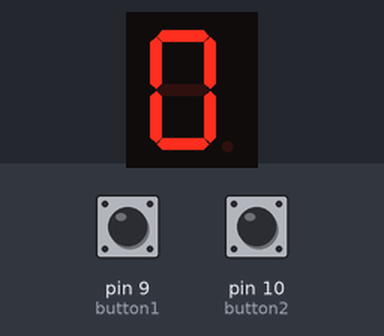
Bench run of a sketch on a simulated Arduino Uno, built with avr-gcc and run on an emulated ATmega328P. On the bench: 1-digit seven-segment display. Wiring (inferred from the names in the program): 1-digit 7-segment display, segments lit when HIGH: segments pin 2, pin 3, pin 4, pin 5, pin 6, pin 7, pin 8. Inputs (shaded band) come from the test bench; at power-on: pin 9 (button1) LOW, pin 10 (button2) LOW. The segment pins are drawn as the display they are named for.

Above: at 1.2 s.
1.3 s: pin 9 (button1) pulled HIGH for 3.2 s
At 5.1 s:
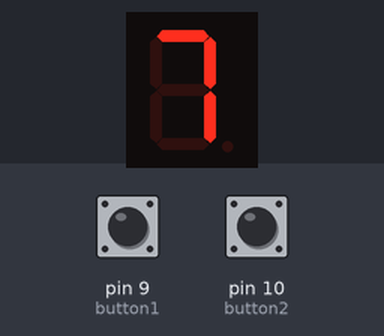
6.0 s: pin 9 (button1) pulled HIGH for 0.15 s
At 7.6 s:
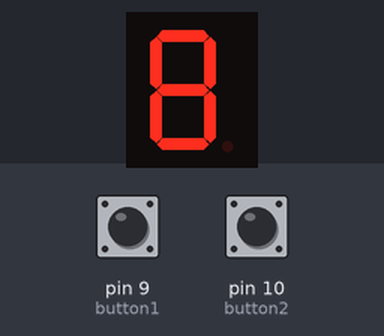
Timing chart, 0 to 9.1 s (numbered marks = the images above; inputs shaded):
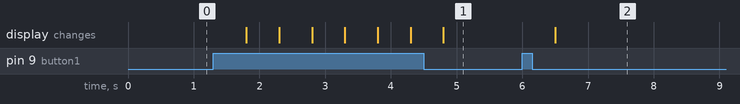

The sketch:

AppendixB.ino
```cpp
const int segmentA = 2; // D0
const int segmentB = 3; // D1
const int segmentC = 4; // D2
const int segmentD = 5; // D3
const int segmentE = 6; // D4
const int segmentF = 7; // D5
const int segmentG = 8; // D6

const int button1 = 9;
const int button2 = 10;

int i=0;

void setup() {
// Initialize the digital pins as OUTPUTs
pinMode(segmentA, OUTPUT);
pinMode(segmentB, OUTPUT);
pinMode(segmentC, OUTPUT);
pinMode(segmentD, OUTPUT);
pinMode(segmentE, OUTPUT);
pinMode(segmentF, OUTPUT);
pinMode(segmentG, OUTPUT);

pinMode(button1,INPUT);
pinMode(button2,INPUT);


}

void loop() {

int x=digitalRead(button1);
int y=digitalRead(button2);

switch(i){
  case 0:call0();
  break;
  case 1:call1();
  break;
  case 2:call2();
  break;
  case 3:call3();
  break;
  case 4:call4();
  break;
  case 5:call5();
  break;
  case 6:call6();
  break;
  case 7:call7();
  break;
  case 8:call8();
  break;
  case 9:call9();
  break;
  case 10:i=0;
  }
if(x==1)
  {
  i++;
  delay(500);
    }

if(y==1)
{
  i=0;
}

}

void call0(){

digitalWrite(segmentA, HIGH);
digitalWrite(segmentB, HIGH);
digitalWrite(segmentC, HIGH);
digitalWrite(segmentD, HIGH);
digitalWrite(segmentE, HIGH);
digitalWrite(segmentF, HIGH);
digitalWrite(segmentG,LOW);

}

void call1(){

digitalWrite(segmentA, LOW);
digitalWrite(segmentB, HIGH);
digitalWrite(segmentC, HIGH);
digitalWrite(segmentD, LOW);
digitalWrite(segmentE, LOW);
digitalWrite(segmentF, LOW);
digitalWrite(segmentG,LOW);

}
void call2(){

digitalWrite(segmentA, HIGH);
digitalWrite(segmentB, HIGH);
digitalWrite(segmentC, LOW);
digitalWrite(segmentD, HIGH);
digitalWrite(segmentE, HIGH);
digitalWrite(segmentF, LOW);
digitalWrite(segmentG,HIGH);

}
void call3(){

digitalWrite(segmentA, HIGH);
digitalWrite(segmentB, HIGH);
digitalWrite(segmentC, HIGH);
digitalWrite(segmentD, HIGH);
digitalWrite(segmentE, LOW);
digitalWrite(segmentF, LOW);
digitalWrite(segmentG,HIGH);

}
void call4(){

digitalWrite(segmentA, LOW);
digitalWrite(segmentB, HIGH);
digitalWrite(segmentC, HIGH);
digitalWrite(segmentD, LOW);
digitalWrite(segmentE, LOW);
digitalWrite(segmentF, HIGH);
digitalWrite(segmentG,HIGH);

}
void call5(){

digitalWrite(segmentA, HIGH);
digitalWrite(segmentB, LOW);
digitalWrite(segmentC, HIGH);
digitalWrite(segmentD, HIGH);
digitalWrite(segmentE, LOW);
digitalWrite(segmentF, HIGH);
digitalWrite(segmentG,HIGH);

}
void call6(){

digitalWrite(segmentA, HIGH);
digitalWrite(segmentB, LOW);
digitalWrite(segmentC, HIGH);
digitalWrite(segmentD, HIGH);
digitalWrite(segmentE, HIGH);
digitalWrite(segmentF, HIGH);
digitalWrite(segmentG,HIGH);

}
void call7(){

digitalWrite(segmentA, HIGH);
digitalWrite(segmentB, HIGH);
digitalWrite(segmentC, HIGH);
digitalWrite(segmentD, LOW);
digitalWrite(segmentE, LOW);
digitalWrite(segmentF, LOW);
digitalWrite(segmentG,LOW);

}
void call8(){

digitalWrite(segmentA, HIGH);
digitalWrite(segmentB, HIGH);
digitalWrite(segmentC, HIGH);
digitalWrite(segmentD, HIGH);
digitalWrite(segmentE, HIGH);
digitalWrite(segmentF, HIGH);
digitalWrite(segmentG,HIGH);

}
void call9(){

digitalWrite(segmentA, HIGH);
digitalWrite(segmentB, HIGH);
digitalWrite(segmentC, HIGH);
digitalWrite(segmentD, HIGH);
digitalWrite(segmentE, LOW);
digitalWrite(segmentF, HIGH);
digitalWrite(segmentG,HIGH);

}
void reset(){
digitalWrite(segmentA, HIGH);
digitalWrite(segmentB, HIGH);
digitalWrite(segmentC, HIGH);
digitalWrite(segmentD, HIGH);
digitalWrite(segmentE, HIGH);
digitalWrite(segmentF, HIGH);
digitalWrite(segmentG,LOW);
}
void anime(){
  for(int i=0;i<3;i++){
digitalWrite(segmentA, HIGH);
delay(10);
digitalWrite(segmentB, HIGH);
delay(10);
digitalWrite(segmentC, HIGH);
delay(10);
digitalWrite(segmentD, HIGH);
delay(10);
digitalWrite(segmentE, HIGH);
delay(10);
digitalWrite(segmentF, HIGH);
delay(10);
digitalWrite(segmentG,HIGH);
delay(10);
digitalWrite(segmentA, LOW);
delay(10);
digitalWrite(segmentB, LOW);
delay(10);
digitalWrite(segmentC, LOW);
delay(10);
digitalWrite(segmentD, LOW);
delay(10);
digitalWrite(segmentE, LOW);
delay(10);
digitalWrite(segmentF, LOW);
delay(10);
digitalWrite(segmentG,LOW);
delay(10);
}
}
```

Measured:
- after the input at 1.3 s, the display: first changes after 0.50 s (image 1 shows a later state)
- after the input at 6.0 s, the display: changes after 0.50 s (image 2)
